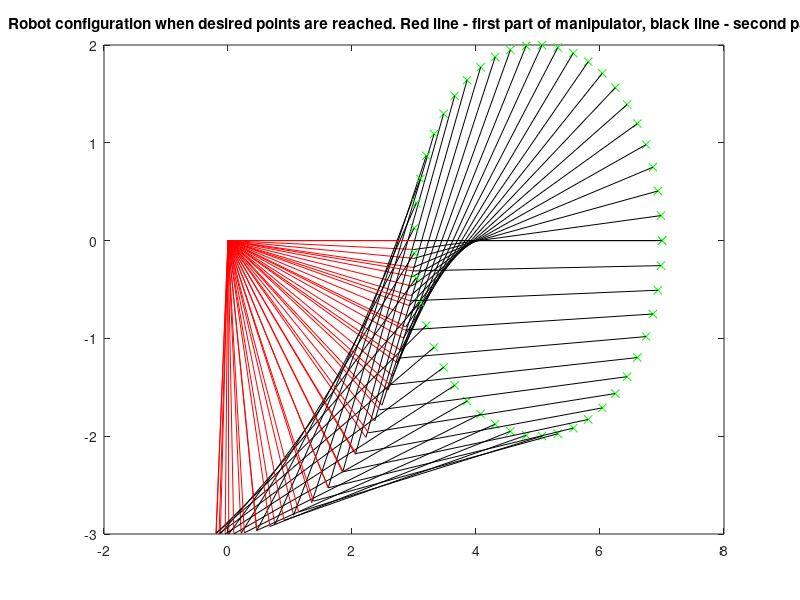
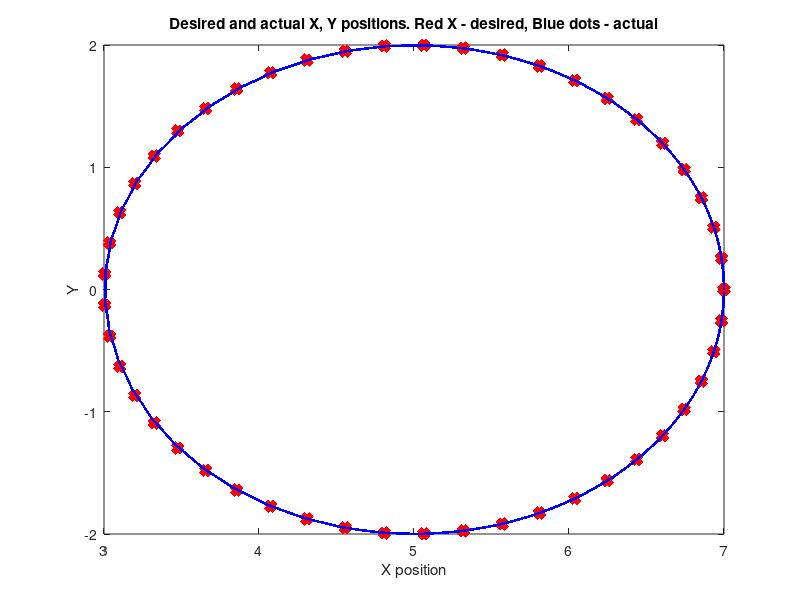
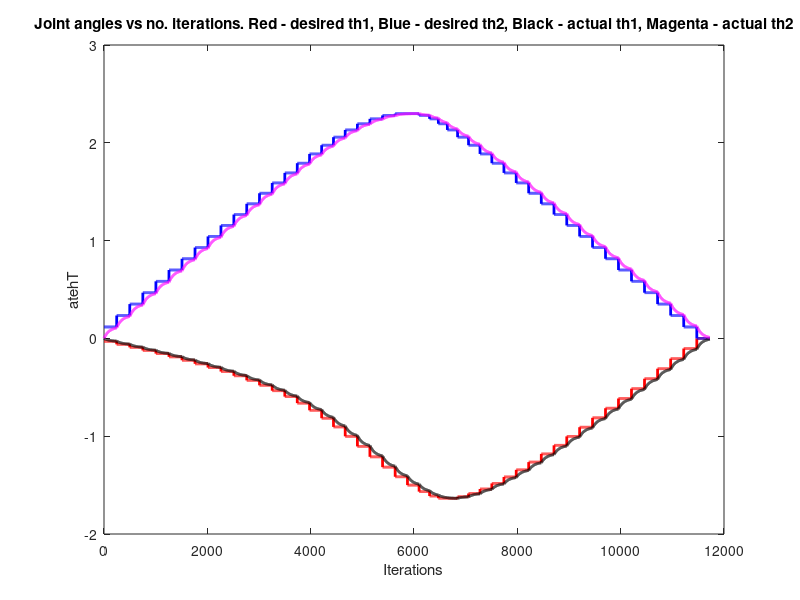

Write the MATLAB code that produced these figures, in order.
% Justinas Miseikis

% Clear the workspace
clear
clc

% Default parameters
r = 2;
a1 = 3;
a2 = 4;
centre = [5 0];

beta = 0.01;
%beta = 0.8;
pointNum = 50;
%pointNum = 10;

%% Generate a circular trajectory with 10 or 50 points

% Get theta angles
theta_step = 2*pi / (pointNum-1)
theta = 0:theta_step:2*pi

ctr = 1;
% Calculate x and y coordinates for each point
for currTh=theta
    x(ctr) = 5+r*cos(currTh);
    y(ctr) = r*sin(currTh);
    ctr = ctr + 1;
end

curr_th1 = 0;
curr_th2 = 0;

ctr = 1;


%% Calculate joint angles
for i=1:pointNum
    fprintf('Approaching point number: %d, located at coords (%f %f) \n', i, x(i), y(i));
    
    c2 = (x(i)^2 +  y(i)^2 - a1^2 - a2^2) / (2 * a1 * a2);
    s2 = sqrt(1-c2^2);
    
	% Calculate thetas for both joints
    th2(i) = atan2(s2,c2);
    diff(th2(i));
	th1(i) = atan2(y(i),x(i)) - atan2(a2*sin(th2(i)), (a1 + a2 * cos(th2(i))));
    
    % Get the error
    err(1) = th1(i) - curr_th1;
	err(2) = th2(i) - curr_th2;

    % For every angle
    while abs(err(1)) > 0.01 || abs(err(2)) > 0.01
        
		% Update thetas
        curr_th1 = curr_th1 + beta * err(1);
        curr_th2 = curr_th2 + beta * err(2);
        
		% Update errors
        err(1) = th1(i) - curr_th1;
        err(2) = th2(i) - curr_th2;
        
        % Store desired thetas
        des_th1(ctr) = th1(i);
        des_th2(ctr) = th2(i);

        % Store actual thetas
        act_th1(ctr) = curr_th1;
        act_th2(ctr) = curr_th2;
        
        % Store desired position
        des_x(ctr) = a1*cos(th1(i)) + a2*cos(th1(i)+th2(i));
        des_y(ctr) = a1*sin(th1(i)) + a2*sin(th1(i)+th2(i));
        
        % Store actual position
        act_x(ctr) = a1*cos(curr_th1) + a2*cos(curr_th1+curr_th2);
        act_y(ctr) = a1*sin(curr_th1) + a2*sin(curr_th1+curr_th2);
        
        
        ctr = ctr + 1;
    end
end


%% Plot robot arm in all the positions

for i=1:pointNum
    % Plot point to reach
    plot(x(i), y(i), 'xg');
    hold on;
    
    % Plot a1
    tempX = a1*cos(th1(i));
    tempY = a1*sin(th1(i));
    
    prevX = tempX;
    prevY = tempY;

    plot([0 tempX], [0 tempY], 'r');
    hold on;
    
    % Plot a2
    tempX = prevX + a2*cos(th1(i)+th2(i));
    tempY = prevY + a2*sin(th1(i)+th2(i));
    
    
    plot([prevX tempX], [prevY tempY], 'k');
    hold on;
    
end

title('Robot configuration when desired points are reached. Red line - first part of manipulator, black line - second part');



%% Plot actual position vs desired position
figure(2);

% Plot the desired position
plot(des_x, des_y, 'rx', 'LineWidth',4);
hold on;

% Plot an actual position
plot(act_x, act_y, 'b.');
axis([3 7 -2 2])
xlabel('X position')
ylabel('Y');
title('Desired and actual X, Y positions. Red X - desired, Blue dots - actual');

figure(3)
plot(1:ctr-1, des_th1, 'r', 'LineWidth',2);
hold on;
plot(1:ctr-1, des_th2, 'b', 'LineWidth',2);
hold on;
plot(1:ctr-1, act_th1, 'k', 'LineWidth',2);
hold on;
plot(1:ctr-1, act_th2, 'm', 'LineWidth',2);

xlabel('Iterations');
ylabel('atehT');
title('Joint angles vs no. iterations. Red - desired th1, Blue - desired th2, Black - actual th1, Magenta - actual th2')
